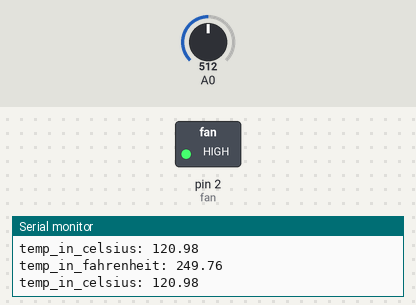
Bench run of a sketch on a simulated Arduino Uno, built with avr-gcc and run on an emulated ATmega328P. Shown: switched loads named in the sketch (green lamp = pin HIGH), the last lines printed to the serial monitor. The test bench sets the inputs (shaded band); at power-on: A0 = 512. Pins used as bus, display or sensor lines are not drawn.

Above: at 3.8 s.
3.9 s: A0 set to 190
7.8 s: A0 set to 160
At 9.7 s:
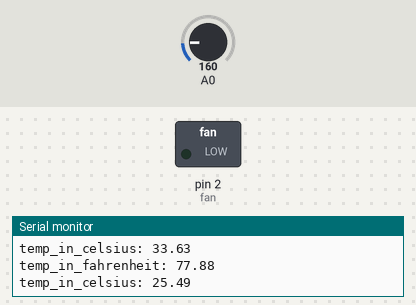
11.7 s: A0 set to 306
At 13.3 s:
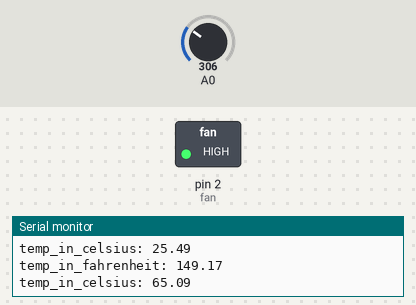
15.6 s: A0 set to 122
At 19.2 s:
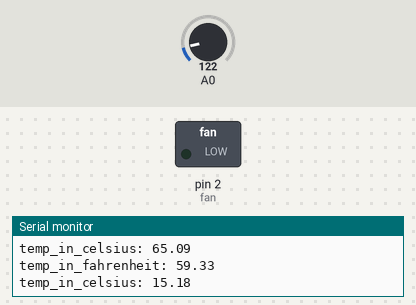
Timing chart, 0 to 20.7 s (numbered marks = the images above; inputs shaded):
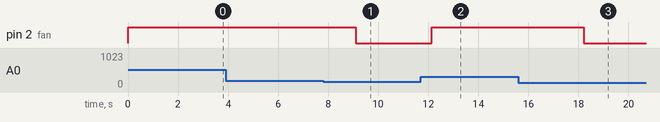

The sketch:

thermostat_controlled_fan.ino
```cpp
float temp_in_celsius = 0, temp_in_fahrenheit = 0;
const int TxPin = 6;

#include <SoftwareSerial.h>
SoftwareSerial mySerial = SoftwareSerial(255, TxPin);  //LCD settings

void setup()
{
    Serial.begin(9600);
    pinMode(TxPin, OUTPUT);
    digitalWrite(TxPin, HIGH);
    mySerial.begin(9600);
}

void loop()
{
    int fan = 2;
    pinMode(fan, OUTPUT);

    //Reads input in mV and converts to Fahrenheit with 500mV offset
    temp_in_fahrenheit = (analogRead(0) - .5) * 100 * 5 / 1024;
    temp_in_celsius = (temp_in_fahrenheit - 32) * 5 / 9;

    //Prints temperature in Fahrenheit to serial port
    Serial.print("temp_in_fahrenheit: ");
    Serial.println(temp_in_fahrenheit);

    //Prints temperature in Celsius to serial port
    Serial.print("temp_in_celsius: ");
    Serial.println(temp_in_celsius);
    Serial.println();

    //If temp in fahrenheit is > 85 deg: fan = on, if temp is < 84 deg: fan = off
    if(temp_in_fahrenheit > 85)
    {
        digitalWrite(fan, HIGH);  //Fan on
    }
    else
    {
        if(temp_in_fahrenheit < 84)  //Fan off
            {
                digitalWrite(fan, LOW);
            }
    }

    //Prints serial data to LCD
    mySerial.write(17);
    mySerial.print("         Fahrenheit   ");
    mySerial.print(13);
    mySerial.print(temp_in_fahrenheit);
    delay(3000);  //3 second delay before program loops
}
```

Measured:
- the behaviour switches between 173 and 172 on A0 (found by bisection; images 0 and 1)
- after the input at 7.8 s, pin 2 (fan): HIGH → LOW after 1.3 s
- after the input at 11.7 s, pin 2 (fan): LOW → HIGH after 0.44 s
- after the input at 15.6 s, pin 2 (fan): HIGH → LOW after 2.6 s
